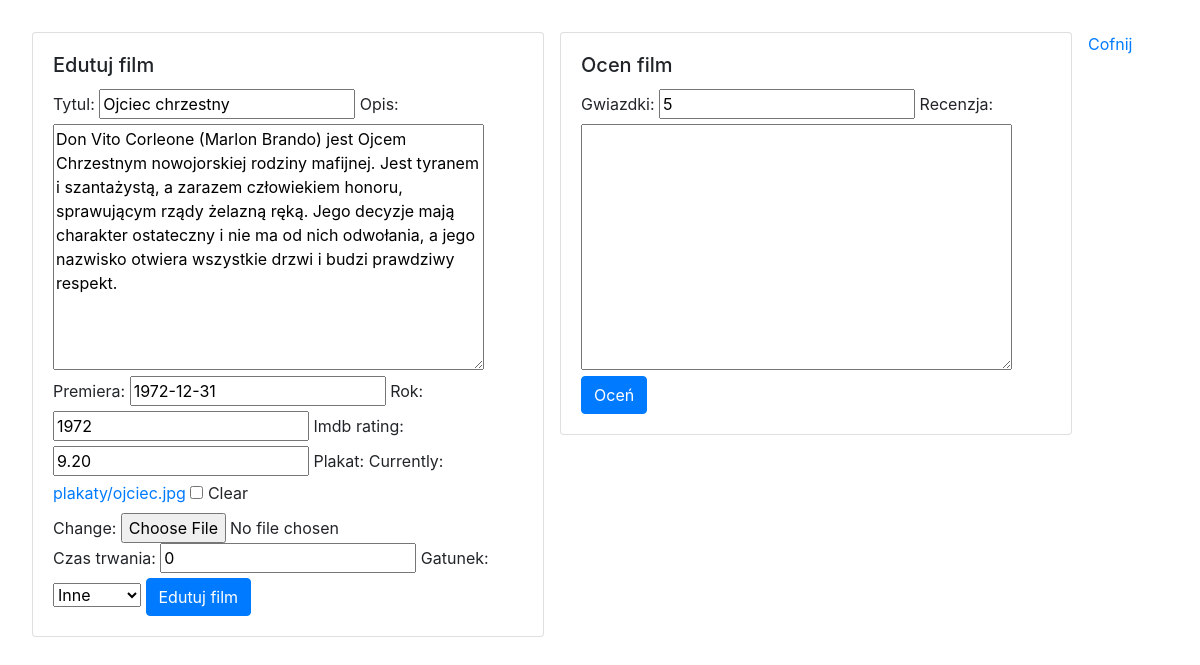
The page /filmy/edytuj/3/ (signed in) on the database its author committed.
### filmyweb/models.py (models this page shows, shortened)
class Film(models.Model):
    tytul = models.CharField(max_length=64, blank=False, unique=True)
    rok = models.PositiveSmallIntegerField(default=2000)
    opis = models.TextField(default="")
    premiera = models.DateField(null=True, blank=True)
    imdb_rating = models.DecimalField(max_digits=4, decimal_places=2,
                                      null=True, blank=True)
    plakat = models.ImageField(upload_to="plakaty", null=True, blank=True)
    dodatkowe = models.OneToOneField(DodatkoweInfo, on_delete=models.CASCADE, null=True, blank=True)

### filmyweb/views.py (the view)
# urls.py: path('edytuj/<int:id>/', edytuj_film, name="edytuj_film"),
@login_required
def edytuj_film(request, id):
    film = get_object_or_404(Film, pk=id)
    oceny = Ocena.objects.filter(film=film)
    aktorzy = film.aktorzy.all()
    try:
        dodatkowe = DodatkoweInfo.objects.get(film=film.id)
    except DodatkoweInfo.DoesNotExist:
        dodatkowe = None
    form_film = FilmForm(request.POST or None, request.FILES or None, instance=film)
    form_dodatkowe = DodatkoweInfoForm(request.POST or None, instance=dodatkowe)
    form_ocena = OcenaForm(None)
    if request.method == 'POST':
        if 'gwiazdki' in request.POST:
            ocena = form_ocena.save(commit=False)
            ocena.film = film
            ocena.save()
    if all((form_film.is_valid(), form_dodatkowe.is_valid())):
        film = form_film.save(commit=False)
        dodatkowe = form_dodatkowe.save()
        film.dodatkowe = dodatkowe
        film.save()
        return redirect(wszystkie_filmy)
    return render(request, 'film_form.html', {'form': form_film, 'form_dodatkowe': form_dodatkowe, 'oceny': oceny, 'form_ocena': form_ocena, 'nowy': False})

### filmyweb/forms.py
class FilmForm(ModelForm):
    class Meta:
        model = Film
        fields = ['tytul', 'opis', 'premiera', 'rok', 'imdb_rating', 'plakat']

class DodatkoweInfoForm(ModelForm):
    class Meta:
        model = DodatkoweInfo
        fields = ['czas_trwania', 'gatunek']

### templates/film_form.html (shortened to what this page needs)
{% extends 'glowny.html' %}
{% load bootstrap %}
{% block strona %}
    <div class="card" style="width: 32rem; float: left; margin-right: 1rem;">
      <div class="card-body">
          {% if nowy %}
                <h5 class="card-title">Nowy Film</h5>
            {% else %}
                <h5 class="card-title">Edutuj film</h5>
            {% endif %}
        <form method="post" enctype="multipart/form-data">
        {{ form|bootstrap }}
        {{ form_dodatkowe|bootstrap }}
            {% if nowy %}
                <button type="submit" class="btn btn-primary">Nowy Film</button>
            {% else %}
                <button type="submit" class="btn btn-primary">Edutuj film</button>
            {% endif %}
    </form>
      </div>
    </div>
    {% if form_ocena %}
    <div class="card" style="width: 32rem; float: left; margin-right: 1rem;">
      <div class="card-body">
          <h5 class="card-title">Ocen film</h5>
        <form method="post" enctype="multipart/form-data">
            {{ form_ocena|bootstrap }}
                <button type="submit" class="btn btn-primary">Oceń</button>
        </form>
      </div>
    </div>
    {% endif %}
    <a href="{% url 'wszystkie_filmy' %}">Cofnij</a>
{% endblock %}

### filmyweb/static/nowy.css (style rules this page uses)
body { padding: 2rem; }
.card { width: 36rem; }

### rows shown on the page
Film: tytul "Ojciec chrzestny", opis "Don Vito Corleone (Marlon Brando) jest Ojcem Chrzestnym nowojorskiej rodziny mafijnej. Jest tyranem i szantażystą, a zarazem człowiekiem honoru, sprawującym rządy żelazną ręką. Jego decyzje mają charakter ostateczny i nie ma od nich odwołania, a jego nazwisko otwiera wszystkie drzwi i budzi prawdziwy respekt.", premiera "1972-12-31", rok "1972", imdb_rating "9.20"
